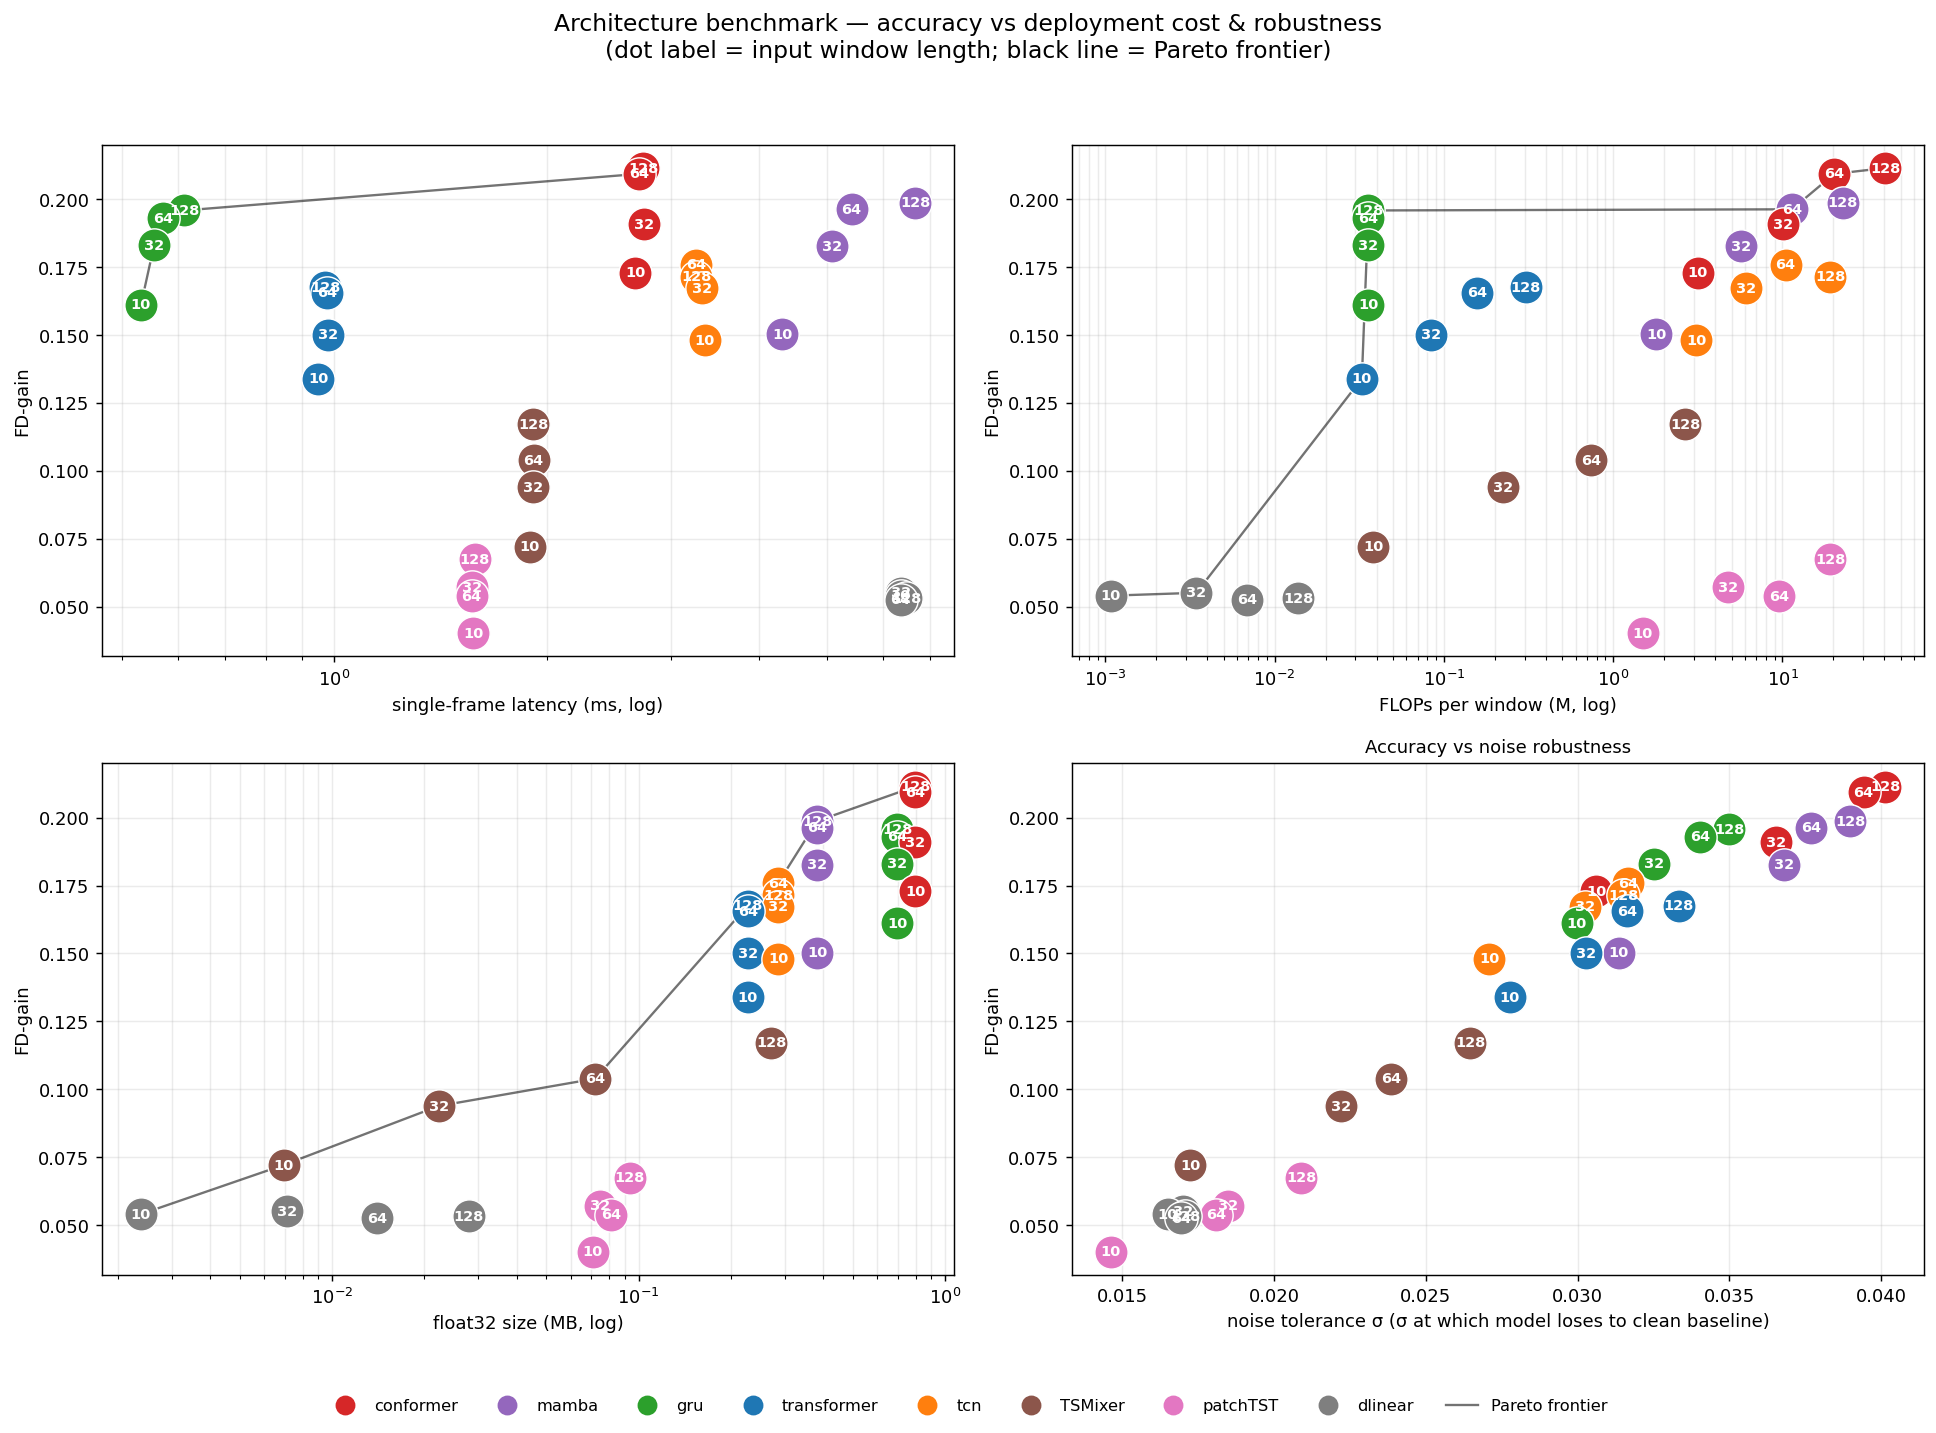

Here is the Python script that generated this plot:
"""Pareto visualization of the architecture benchmark (benchmark.py output).

Reads results/benchmark/benchmark.csv and plots the accuracy/cost trade-off:
FD-gain (higher = better) against three deployment-cost axes — single-frame
latency, FLOPs/window and float32 size — plus one accuracy-vs-robustness axis
(noise tolerance sigma). In each panel the Pareto frontier (the models no other
model beats on *both* axes) is drawn as a line; dominated models sit off it.

Every panel shares the FD-gain y-axis. The x-axis is a cost (lower = better) in
the first three panels and noise tolerance (higher = better) in the fourth, so
the "ideal" corner is top-left for costs and top-right for tolerance.

Usage: python benchmark_pareto.py [results/benchmark/benchmark.csv]
Output: results/benchmark/benchmark_pareto.png
"""

import csv
import sys

import matplotlib.pyplot as plt
import numpy as np

CSV = sys.argv[1] if len(sys.argv) > 1 else "results/benchmark/benchmark.csv"
OUT = "results/benchmark/benchmark_pareto.png"

# one stable color per architecture family (across every seq length)
COLORS = {
    "conformer": "#d62728",
    "mamba": "#9467bd",
    "gru": "#2ca02c",
    "transformer": "#1f77b4",
    "tcn": "#ff7f0e",
    "TSMixer": "#8c564b",
    "patchTST": "#e377c2",
    "dlinear": "#7f7f7f",
}
DOT_SIZE = 340  # marker area (pt^2) — big enough to hold the seq-length label
LABEL_FS = 8  # font size of the seq-length text drawn inside each dot

rows = []
with open(CSV) as fh:
    for r in csv.DictReader(fh):
        rows.append(
            {
                "arch": r["arch"],
                "seq": int(r["seq"]),
                "fdg": float(r["fdg"]),
                "latency_ms": float(r["latency_ms"]),
                "flops_m": float(r["flops_m"]),
                "size_mb": float(r["size_mb"]),
                "degrade": float(r["degrade"]),
                "tolerance": float(r["tolerance"]),
            }
        )


def pareto_front(cost, gain):
    """Indices on the frontier: no point has lower cost AND higher gain.

    Returns them sorted by increasing cost so they can be drawn as a line. For a
    "higher-is-better" x-axis, pass its negation as `cost`.
    """
    order = sorted(range(len(cost)), key=lambda i: (cost[i], -gain[i]))
    front, best_gain = [], -np.inf
    for i in order:
        if gain[i] > best_gain:  # cheaper points already passed; keep only gain gains
            front.append(i)
            best_gain = gain[i]
    return front


def scatter_panel(ax, x_key, xlabel, logx=True, higher_better_x=False):
    x = np.array([r[x_key] for r in rows])
    gain = np.array([r["fdg"] for r in rows])
    for i, r in enumerate(rows):
        c = COLORS.get(r["arch"], "black")
        ax.scatter(
            x[i], gain[i], s=DOT_SIZE, color=c, zorder=3, edgecolor="white", lw=0.8
        )
        ax.annotate(
            str(r["seq"]),
            (x[i], gain[i]),
            fontsize=LABEL_FS,
            fontweight="bold",
            ha="center",
            va="center",
            color="white",
            zorder=4,
        )
    front = pareto_front(-x if higher_better_x else x, gain)
    ax.plot(x[front], gain[front], "-", color="black", lw=1.3, alpha=0.55, zorder=2)
    if logx:
        ax.set_xscale("log")
    ax.set_xlabel(xlabel)
    ax.set_ylabel("FD-gain")
    ax.grid(True, which="both", alpha=0.25)


fig, axes = plt.subplots(2, 2, figsize=(15, 11))
fig.suptitle(
    "Architecture benchmark — accuracy vs deployment cost & robustness\n"
    "(dot label = input window length; black line = Pareto frontier)",
    fontsize=13,
)

scatter_panel(axes[0, 0], "latency_ms", "single-frame latency (ms, log)")
scatter_panel(axes[0, 1], "flops_m", "FLOPs per window (M, log)")
scatter_panel(axes[1, 0], "size_mb", "float32 size (MB, log)")
scatter_panel(
    axes[1, 1],
    "tolerance",
    "noise tolerance σ (σ at which model loses to clean baseline)",
    logx=False,
    higher_better_x=True,
)
axes[1, 1].set_title("Accuracy vs noise robustness", fontsize=10)

# single figure-level legend below the panels, so nothing covers the points
handles = [
    plt.Line2D([], [], marker="o", ls="", ms=10, color=COLORS[a], label=a)
    for a in COLORS
    if any(r["arch"] == a for r in rows)
]
handles.append(plt.Line2D([], [], color="black", lw=1.3, alpha=0.55, label="Pareto frontier"))
fig.legend(
    handles=handles,
    loc="lower center",
    ncol=len(handles),
    fontsize=9,
    frameon=False,
    bbox_to_anchor=(0.5, -0.01),
)

fig.tight_layout(rect=(0, 0.04, 1, 0.95))
fig.savefig(OUT, bbox_inches="tight", dpi=130)
plt.close(fig)
print(f"saved {OUT}")

# also print the frontier members for each axis
for x_key, name, hb in [
    ("latency_ms", "latency", False),
    ("flops_m", "FLOPs", False),
    ("size_mb", "size", False),
    ("tolerance", "tolerance", True),
]:
    x = np.array([r[x_key] for r in rows])
    gain = np.array([r["fdg"] for r in rows])
    front = pareto_front(-x if hb else x, gain)
    members = ", ".join(f"{rows[i]['arch']}/{rows[i]['seq']}" for i in front)
    print(f"Pareto frontier ({name}): {members}")
